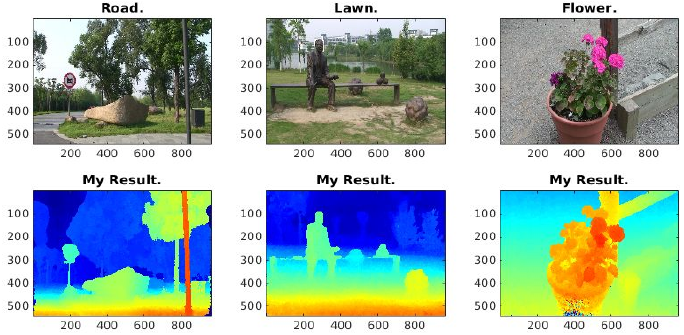
%> input picture example.png, 684 x 335 px
$ octave --eval "result = ext_feas(imread('../example.png'));"   (GNU Octave 9; MATLAB toolbox functions it lacks are replaced by stand-ins)
%> lines starting %> are read from the running program, lines starting %| are printed output that depends on the picture
function fea = ext_feas(im)
% 1, R - Color
% 2, G - Color
% 3, B - Color
% 4, H - Color
% 5, LBP_V_3x3 - Structure
% 6, LBP_V_7x7 - Structure
%

imsharpenf = @(I)(imsharpen(I, 'Radius',2,'Amount',1));
imblurf = @(I,sigma)(imfilter(I, fspecial('gaussian',[3 3],sigma)));

% --------------
R = 0.774 .* im(:,:,1);
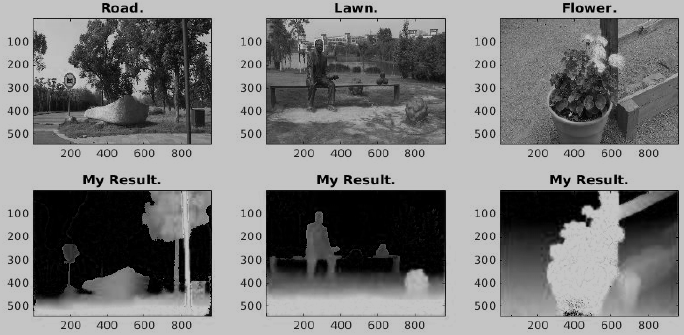
%> R: size 335x684 uint8; min 0, max 197, mean 125.5
G = 1.552 .* im(:,:,2);
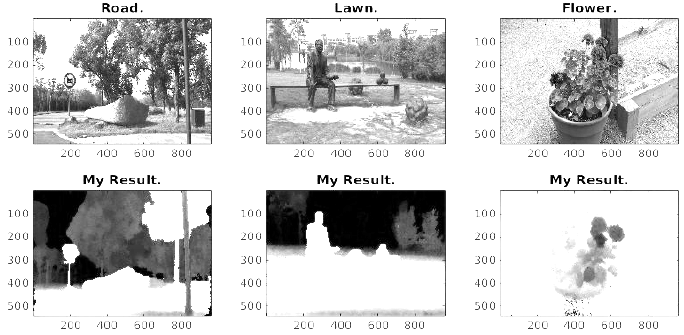
%> G: size 335x684 uint8; min 0, max 255, mean 206.3
B = 0.284 .* im(:,:,3);
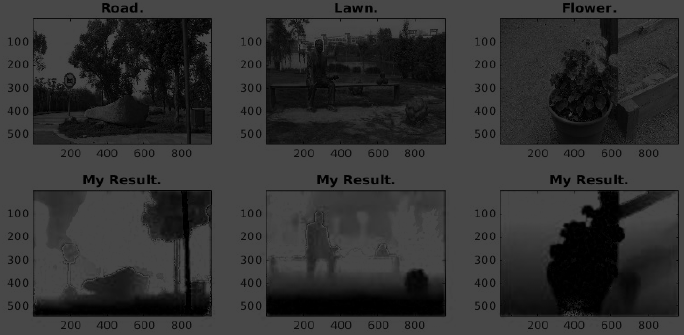
%> B: size 335x684 uint8; min 0, max 72, mean 49.7

% --------------
%> (the run ends here)
